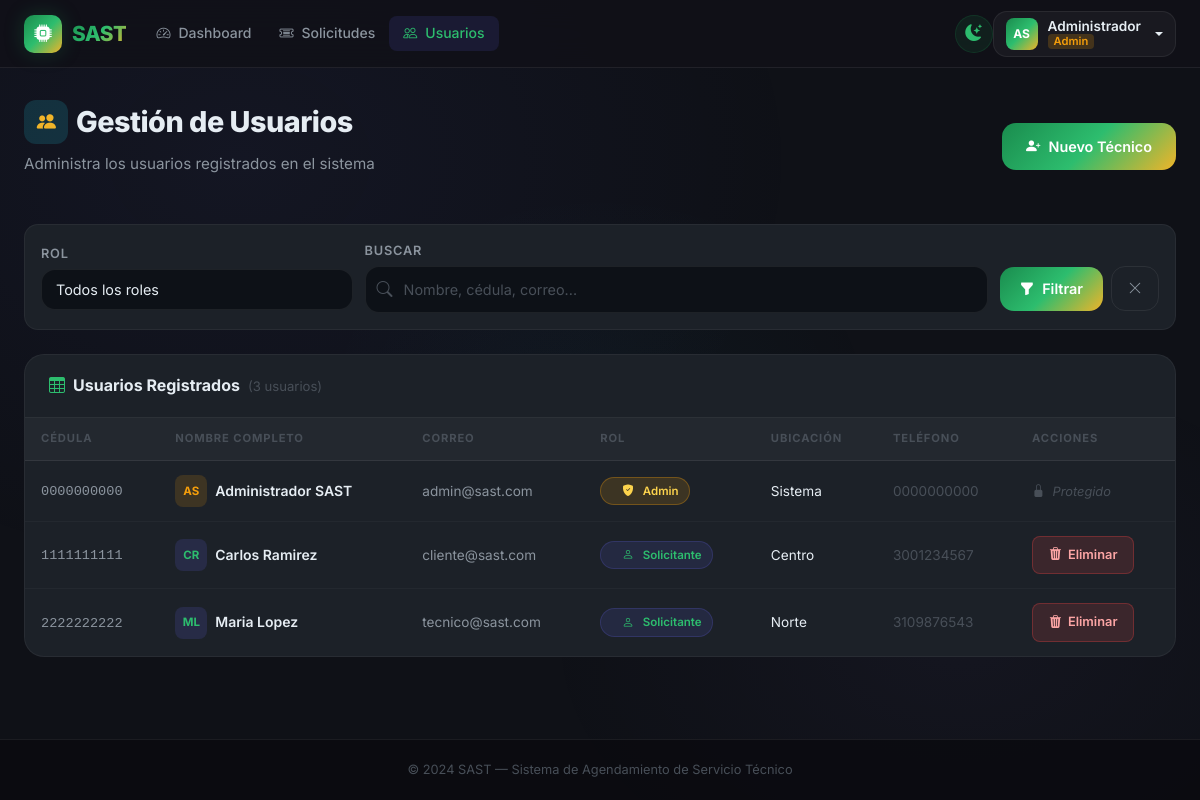
The app's page /admin/usuarios (signed in) with its own data.
### app/models/user.py (models this page shows, shortened)
class User(UserMixin, db.Model):
    __tablename__ = 'user'
    id_user = db.Column(db.Integer, primary_key=True, autoincrement=True)
    ncedula = db.Column('Ncedula', db.String(20), nullable=False, unique=True)
    nombres = db.Column('Nombres', db.String(100), nullable=False)
    apellidos = db.Column('Apellidos', db.String(100), nullable=False)
    fecha_nacimiento = db.Column(db.Date, nullable=False)
    numero_telefono = db.Column(db.String(20), nullable=False)
    correo = db.Column('Correo', db.String(150), nullable=False, unique=True)
    contrasena = db.Column(db.String(255), nullable=False)
    sector = db.Column('Sector', db.String(100), nullable=False)
    declaracion_veracidad = db.Column(db.Boolean, default=False)
    autorizacion_datos = db.Column(db.Boolean, default=False)
    reset_token = db.Column(db.String(100), nullable=True, unique=True)
    reset_token_expiry = db.Column(db.DateTime, nullable=True)
    id_rol = db.Column(db.Integer, db.ForeignKey('roles.id_rol'), nullable=False)
    solicitudes_como_cliente = db.relationship(
        'Solicitud', foreign_keys='Solicitud.id_cliente',
        backref='cliente', lazy='dynamic'
    )
    solicitudes_como_tecnico = db.relationship(
        'Solicitud', foreign_keys='Solicitud.id_tecnico',
        backref='tecnico', lazy='dynamic'
    )
    mensajes_enviados = db.relationship('Mensaje', backref='remitente', lazy='dynamic')
    reportes = db.relationship('Reporte', backref='tecnico_reporte', lazy='dynamic')
    calificaciones_dadas = db.relationship('CalificacionTecnico', backref='cliente_calificador', lazy='dynamic')
    detalles_tecnico = db.relationship('DetallesTecnico', backref='tecnico_detalle', uselist=False)
    @property
    def nombre_completo(self):
        return f'{self.nombres} {self.apellidos}'
    @property
    def es_admin(self):
        return self.rol.nombre_rol == 'admin'
    @property
    def es_solicitante(self):
        return self.rol.nombre_rol == 'solicitante'

class Rol(db.Model):
    __tablename__ = 'roles'
    id_rol = db.Column(db.Integer, primary_key=True, autoincrement=True)
    nombre_rol = db.Column(db.String(50), nullable=False)
    usuarios = db.relationship('User', backref='rol', lazy=True)

### app/blueprints/admin/__init__.py (the view, shortened to what this page needs)
@admin_bp.route('/usuarios')
@login_required
@admin_required
def usuarios():
    rol_filtro = request.args.get('rol', '')
    busqueda = request.args.get('q', '').strip()
    query = User.query.join(Rol)
    if rol_filtro:
        query = query.filter(Rol.nombre_rol == rol_filtro)
    all_users = query.order_by(User.nombres.asc()).all()
    roles = Rol.query.all()
    return render_template(
        'admin/usuarios.html',
        usuarios=all_users,
        roles=roles,
        rol_filtro=rol_filtro,
        busqueda=busqueda
    )

### app/blueprints/admin/__init__.py (called while the page is built)
def admin_required(f):
    @wraps(f)
    def decorated(*args, **kwargs):
        if not current_user.is_authenticated:
            return redirect(url_for('auth.login'))
        if not current_user.es_admin:
            abort(403)
        return f(*args, **kwargs)
    return decorated

### app/templates/admin/usuarios.html (shortened to what this page needs)
{% extends 'base.html' %}
{% block content %}
<div class="container-fluid px-4">
  <div class="page-header d-flex align-items-center justify-content-between flex-wrap gap-3">
    <div>
      <h1 class="d-flex align-items-center gap-2">
        <span class="stat-icon cyan" style="width:44px;height:44px;border-radius:12px;font-size:1.2rem;">
          <i class="bi bi-people-fill"></i>
        </span>
        Gestión de Usuarios
      </h1>
      <p>Administra los usuarios registrados en el sistema</p>
    </div>
    <a href="{{ url_for('admin.crear_tecnico') }}" class="btn-primary-custom">
      <i class="bi bi-person-plus-fill"></i> Nuevo Técnico
    </a>
  </div>
  <form method="GET" action="{{ url_for('admin.usuarios') }}">
    <div class="filter-bar">
      <div style="flex:1;min-width:160px;">
        <label class="form-label" style="margin-bottom:4px;">Rol</label>
        <select name="rol" class="form-select" style="padding:9px 14px;">
          <option value="">Todos los roles</option>
        </select>
      </div>
      <div style="flex:2;min-width:220px;">
        <label class="form-label" style="margin-bottom:4px;">Buscar</label>
        <div style="position:relative;">
          <input type="text" name="busqueda" class="form-control" placeholder="Nombre, cédula, correo..."
                 value="{{ busqueda or '' }}" style="padding-left:38px;">
        </div>
      </div>
      <div class="d-flex gap-2 align-items-end" style="padding-top:22px;">
        <button type="submit" class="btn-primary-custom" style="padding:10px 20px;">
          <i class="bi bi-funnel-fill"></i> Filtrar
        </button>
        <a href="{{ url_for('admin.usuarios') }}" class="btn-outline-custom" style="padding:10px 16px;">
          <i class="bi bi-x-lg"></i>
        </a>
      </div>
    </div>
  </form>
  <div class="section-card">
    <div class="section-card-header">
      <div class="d-flex align-items-center gap-2">
        <i class="bi bi-table" style="color:var(--primary-light);"></i>
        <span style="font-weight:700;">Usuarios Registrados</span>
        <span style="color:var(--text-muted);font-size:0.82rem;">({{ usuarios | length }} usuarios)</span>
      </div>
    </div>
    {% if usuarios %}
    <div class="table-wrapper" style="border:none;border-radius:0;">
      <table class="data-table">
        <thead>
          <tr>
            <th>Cédula</th>
            <th>Nombre Completo</th>
            <th>Correo</th>
            <th>Rol</th>
            <th>Ubicación</th>
            <th>Teléfono</th>
            <th>Acciones</th>
          </tr>
        </thead>
        <tbody>
          {% for usuario in usuarios %}
          <tr>
            <td>
              <span style="font-family:monospace;font-size:0.85rem;color:var(--text-secondary);">{{ usuario.ncedula }}</span>
            </td>
            <td>
              <div class="d-flex align-items-center gap-2">
                <div style="width:32px;height:32px;background:
                  {% if usuario.rol.nombre_rol == 'admin' %}rgba(245,158,11,0.15)
                  {% elif usuario.rol.nombre_rol == 'tecnico' %}rgba(34,211,238,0.15)
                  {% else %}rgba(99,102,241,0.15){% endif %};
                  border-radius:8px;display:flex;align-items:center;justify-content:center;font-size:0.72rem;font-weight:700;
                  color:{% if usuario.rol.nombre_rol == 'admin' %}var(--warning)
                  {% elif usuario.rol.nombre_rol == 'tecnico' %}var(--secondary)
                  {% else %}var(--primary-light){% endif %};flex-shrink:0;">
                  {{ usuario.nombres[0] }}{{ usuario.apellidos[0] }}
                </div>
                <div>
                  <div style="font-weight:600;color:var(--text-primary);font-size:0.875rem;">{{ usuario.nombre_completo }}</div>
                </div>
              </div>
            </td>
            <td>
              <span style="font-size:0.85rem;">{{ usuario.correo }}</span>
            </td>
            <td>
              {% if usuario.rol.nombre_rol == 'admin' %}
                <span class="badge-status" style="background:rgba(245,158,11,0.15);color:#fcd34d;border:1px solid rgba(245,158,11,0.3);">
                  <i class="bi bi-shield-fill-check me-1"></i> Admin
                </span>
              {% elif usuario.rol.nombre_rol == 'tecnico' %}
                <span class="badge-status" style="background:rgba(34,211,238,0.15);color:var(--secondary);border:1px solid rgba(34,211,238,0.3);">
                  <i class="bi bi-tools me-1"></i> Técnico
                </span>
              {% else %}
                <span class="badge-status" style="background:rgba(99,102,241,0.12);color:var(--primary-light);border:1px solid rgba(99,102,241,0.2);">
                  <i class="bi bi-person me-1"></i> Solicitante
                </span>
              {% endif %}
            </td>
            <td>
              <span style="font-size:0.85rem;color:var(--text-primary);">
                {{ usuario.sector or '—' }}
              </span>
            </td>
            <td>
              <span style="font-size:0.85rem;color:var(--text-muted);">
                {{ usuario.numero_telefono or '—' }}
              </span>
            </td>
            <td>
              {% if usuario.rol.nombre_rol != 'admin' %}
              <form method="POST" action="{{ url_for('admin.eliminar_usuario', user_id=usuario.id_user) }}"
                    onsubmit="return confirm('¿Estás seguro de que deseas eliminar al usuario {{ usuario.nombre_completo }}? Esta acción no se puede deshacer.')">
                <button type="submit" class="btn-danger-custom">
                  <i class="bi bi-trash3-fill"></i> Eliminar
                </button>
              </form>
              {% else %}
              <span style="color:var(--text-muted);font-size:0.8rem;font-style:italic;">
                <i class="bi bi-lock-fill me-1"></i> Protegido
              </span>
              {% endif %}
            </td>
          </tr>
          {% endfor %}
        </tbody>
      </table>
    </div>
    {% endif %}
  </div>
</div>
{% endblock %}

### app/templates/base.html (shortened to what this page needs)
<!DOCTYPE html>
<html lang="es">
<head>
    <link href="https://cdn.jsdelivr.net/npm/bootstrap@5.3.3/dist/css/bootstrap.min.css" rel="stylesheet">
    <link rel="stylesheet" href="https://cdn.jsdelivr.net/npm/bootstrap-icons@1.11.3/font/bootstrap-icons.min.css">
    <link rel="stylesheet" href="{{ url_for('static', filename='css/main.css') }}">
</head>
<body>
{% if current_user.is_authenticated %}
<nav class="navbar navbar-expand-lg" id="mainNavbar">
    <div class="container-fluid px-4">
        <a class="navbar-brand" href="{{ url_for('index') }}">
            <div class="brand-icon">
                <i class="bi bi-cpu-fill"></i>
            </div>
            <span>SAST</span>
        </a>
        <div class="collapse navbar-collapse" id="navContent">
            <ul class="navbar-nav me-auto mb-2 mb-lg-0">
                {% if current_user.es_admin %}
                <li class="nav-item">
                    <a class="nav-link {% if request.endpoint == 'admin.dashboard' %}active{% endif %}"
                       href="{{ url_for('admin.dashboard') }}">
                        <i class="bi bi-speedometer2 me-1"></i>Dashboard
                    </a>
                </li>
                <li class="nav-item">
                    <a class="nav-link {% if request.endpoint == 'admin.solicitudes' %}active{% endif %}"
                       href="{{ url_for('admin.solicitudes') }}">
                        <i class="bi bi-ticket-detailed me-1"></i>Solicitudes
                    </a>
                </li>
                <li class="nav-item">
                    <a class="nav-link {% if request.endpoint == 'admin.usuarios' %}active{% endif %}"
                       href="{{ url_for('admin.usuarios') }}">
                        <i class="bi bi-people me-1"></i>Usuarios
                    </a>
                </li>
                {% endif %}
            </ul>
            <button id="themeToggle" title="Cambiar tema" onclick="toggleTheme()">
                <i class="bi bi-moon-stars-fill" id="themeIcon"></i>
            </button>
            <div class="dropdown user-menu">
                <button class="btn user-btn dropdown-toggle" type="button" data-bs-toggle="dropdown">
                    <div class="user-avatar">
                        {{ current_user.nombres[0] }}{{ current_user.apellidos[0] }}
                    </div>
                    <div class="user-info">
                        <span class="user-name">{{ current_user.nombres }}</span>
                        <span class="user-role role-{{ current_user.rol.nombre_rol | replace('é', 'e') | replace('ó', 'o') }}">
                            {{ current_user.rol.nombre_rol | capitalize }}
                        </span>
                    </div>
                </button>
            </div>
        </div>
    </div>
</nav>
{% endif %}
<div id="liveToastContainer" class="toast-container position-fixed bottom-0 end-0 p-3" style="z-index:9999;">
</div>
<main class="main-content {% if not current_user.is_authenticated %}auth-page{% endif %}">
    {% block content %}{% endblock %}
</main>
<footer class="app-footer">
    <div class="container text-center">
        <span>© 2024 SAST — Sistema de Agendamiento de Servicio Técnico</span>
    </div>
</footer>
</body>
</html>

### records on screen
User: Nombres "A", Apellidos "S", nombres "Administrador", ncedula "0000000000", nombre_completo "Administrador SAST", correo "admin@sast.com", Sector "Sistema", numero_telefono "0000000000", shows "Protegido"
Rol: rol.nombre_rol "Admin"
User: ncedula "1111111111", Nombres "C", Apellidos "R", nombre_completo "Carlos Ramirez", correo "cliente@sast.com", shows "Solicitante", Sector "Centro", numero_telefono "3001234567"
User: ncedula "2222222222", Nombres "M", Apellidos "L", nombre_completo "Maria Lopez", correo "tecnico@sast.com", shows "Solicitante", Sector "Norte", numero_telefono "3109876543"

### other values on screen
{{ usuarios | length }} "3"
